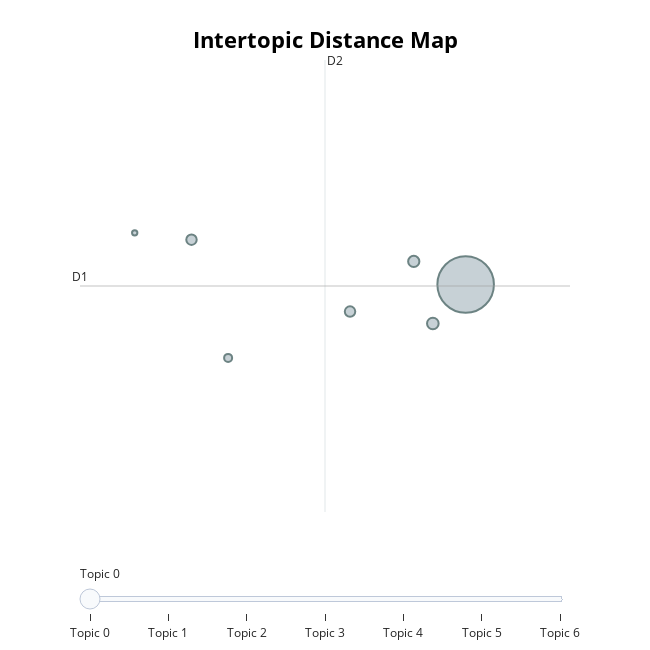

Notebook cell for this chart:
### Code cell
models[4].visualize_topics()

### Figure 1 — Plotly figure (JSON) as saved in the notebook; plotly's stock layout.template omitted (floating-point values rounded to 4 significant figures)
{"data": [{"customdata": [[0, "COVID-19 Vaccination Updates by MSPAS", 107], [1, "AstraZeneca retira su vacuna contra el COVID-19 por efectos secundarios raros de trombosis", 410], [2, "Vacuna VPH para Niñas y Niños", 406], [3, "Rabies Vaccination Campaign for Pets in October", 472], [4, "Avances en vacunas contra el cáncer y el Premio Nobel de Medicina 2023", 241], [5, "Vacuna del dengue y su disponibilidad y aprobación por la OMS", 506], [6, "Vacunación COVID-19 en Panamá", 11936]], "hovertemplate": "<b>Topic %{customdata[0]}</b><br>%{customdata[1]}<br>Size: %{customdata[2]}", "legendgroup": "", "marker": {"color": "#B0BEC5", "line": {"color": "DarkSlateGrey", "width": 2}, "size": [107, 410, 406, 472, 241, 506, 11936], "sizemode": "area", "sizeref": 7.46, "symbol": "circle"}, "mode": "markers", "name": "", "orientation": "v", "showlegend": false, "type": "scatter", "x": [4.462, 7.096, 5.156, 7.875, 5.604, 8.109, 8.51], "xaxis": "x", "y": [17.95, 16.73, 17.85, 17.51, 16.01, 16.54, 17.15], "yaxis": "y"}], "layout": {"annotations": [{"showarrow": false, "text": "D1", "x": 3.793, "y": 17.13, "yshift": 10}, {"showarrow": false, "text": "D2", "x": 6.789, "xshift": 10, "y": 20.65}], "height": 650, "hoverlabel": {"bgcolor": "white", "font": {"family": "Rockwell", "size": 16}}, "legend": {"itemsizing": "constant", "tracegroupgap": 0}, "margin": {"t": 60}, "shapes": [{"line": {"color": "#CFD8DC", "width": 2}, "type": "line", "x0": 6.789, "x1": 6.789, "y0": 13.61, "y1": 20.65}, {"line": {"color": "#9E9E9E", "width": 2}, "type": "line", "x0": 3.793, "x1": 9.786, "y0": 17.13, "y1": 17.13}], "sliders": [{"active": 0, "pad": {"t": 50}, "steps": [{"args": [{"marker.color": [["red", "#B0BEC5", "#B0BEC5", "#B0BEC5", "#B0BEC5", "#B0BEC5", "#B0BEC5"]]}], "label": "Topic 0", "method": "update"}, {"args": [{"marker.color": [["#B0BEC5", "red", "#B0BEC5", "#B0BEC5", "#B0BEC5", "#B0BEC5", "#B0BEC5"]]}], "label": "Topic 1", "method": "update"}, {"args": [{"marker.color": [["#B0BEC5", "#B0BEC5", "red", "#B0BEC5", "#B0BEC5", "#B0BEC5", "#B0BEC5"]]}], "label": "Topic 2", "method": "update"}, {"args": [{"marker.color": [["#B0BEC5", "#B0BEC5", "#B0BEC5", "red", "#B0BEC5", "#B0BEC5", "#B0BEC5"]]}], "label": "Topic 3", "method": "update"}, {"args": [{"marker.color": [["#B0BEC5", "#B0BEC5", "#B0BEC5", "#B0BEC5", "red", "#B0BEC5", "#B0BEC5"]]}], "label": "Topic 4", "method": "update"}, {"args": [{"marker.color": [["#B0BEC5", "#B0BEC5", "#B0BEC5", "#B0BEC5", "#B0BEC5", "red", "#B0BEC5"]]}], "label": "Topic 5", "method": "update"}, {"args": [{"marker.color": [["#B0BEC5", "#B0BEC5", "#B0BEC5", "#B0BEC5", "#B0BEC5", "#B0BEC5", "red"]]}], "label": "Topic 6", "method": "update"}]}], "title": {"font": {"color": "Black", "size": 22}, "text": "<b>Intertopic Distance Map</b>", "x": 0.5, "xanchor": "center", "y": 0.95, "yanchor": "top"}, "width": 650, "xaxis": {"anchor": "y", "domain": [0, 1], "range": [3.793, 9.786], "title": {"text": ""}, "visible": false}, "yaxis": {"anchor": "x", "domain": [0, 1], "range": [13.61, 20.65], "title": {"text": ""}, "visible": false}}}
